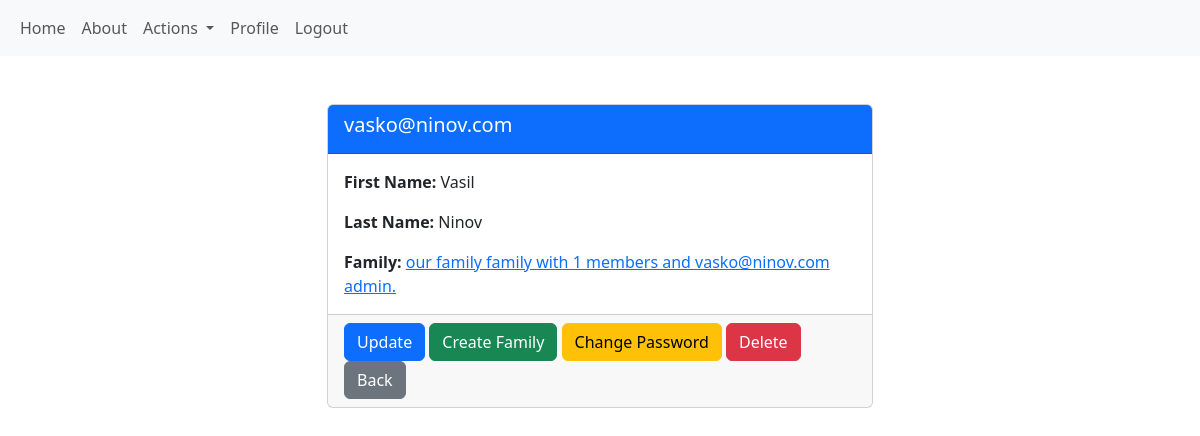
Page /accounts/user-details/2/ (signed in) on the committed database.
### familyBudgetApp/accounts/models.py (models this page shows)
class AppUser(auth_models.AbstractBaseUser, auth_models.PermissionsMixin):
    email = models.EmailField(
        unique=True,
        error_messages={
            "unique": _("A user with that email already exists."),
        }
    )
    is_active = models.BooleanField(
        _("active"),
        default=True,
        help_text=_(
            "Designates whether this user should be treated as active. "
            "Unselect this instead of deleting accounts."
        ),
    )
    date_joined = models.DateTimeField(_("date joined"), default=timezone.now)
    is_staff = models.BooleanField(
        _("staff status"),
        default=False,
        help_text=_("Designates whether the user can log into this admin site."),
    )
    USERNAME_FIELD = "email"
    objects = AppUserManager()
    def __str__(self):
        return self.email

class Profile(models.Model):
    FIRST_NAME_MAX_LENGTH = 30
    LAST_NAME_MAX_LENGTH = 30
    user = models.OneToOneField(
        AppUser,
        on_delete=models.CASCADE,
        related_name="profile",
        primary_key=True,
    )
    first_name = models.CharField(
        max_length=FIRST_NAME_MAX_LENGTH,
        blank=True,
        null=True)
    last_name = models.CharField(
        max_length=LAST_NAME_MAX_LENGTH,
        blank=True,
        null=True)
    age = models.PositiveIntegerField(
        blank=True,
        null=True)
    family = models.ForeignKey(
        Family,
        on_delete=models.DO_NOTHING,
        null=True,
        blank=True,
        related_name="family_members",
    )

class Family(models.Model):
    FAMILY_NAME_MAX_LENGTH = 20
    FAMILY_DESCRIPTION_MAX_LENGTH = 150
    name = models.CharField(
        max_length=FAMILY_NAME_MAX_LENGTH,
        null=True,
        blank=True,
    )
    description = models.TextField(
        max_length=FAMILY_DESCRIPTION_MAX_LENGTH,
        null=True,
        blank=True,
    )
    admin = models.ForeignKey(
        AppUser,
        on_delete=models.DO_NOTHING,
        blank=True,
        null=True,
        related_name="family_admin",
    )
    class Meta:
        verbose_name_plural = "Families"
    def __str__(self):
        return f'{self.name} family with {self.family_members.count()} members and {self.admin} admin.'

### familyBudgetApp/accounts/views.py (the view)
# urls.py: path('user-details/<int:pk>/', views.UserProfileView.as_view(), name='user-details'),
class UserProfileView(LoginRequiredMixin, RefererURLMixin, views.DetailView):
    model = UserModel
    template_name = "accounts/user-details.html"
    context_object_name = "user"
    def get_context_data(self, **kwargs):
        context = super().get_context_data(**kwargs)
        invitations = FamilyInvitation.objects.filter(invitee_email=self.request.user.email, status='pending')
        family = self.object.profile.family if hasattr(self.object, 'profile') else None
        context['invitations'] = invitations
        context['family'] = family
        return context

### familyBudgetApp/common/mixins.py (called while the page is built)
    def get_context_data(self, **kwargs):
        context = super().get_context_data(**kwargs)
        context['referer_url'] = self.request.META.get('HTTP_REFERER')
        return context

### templates/accounts/user-details.html (shortened to what this page needs)
{% extends 'base.html' %}
{% block main_content %}
	<div class="container mt-5">
		<div class="row justify-content-center">
			<div class="col-md-6">
				<div class="card">
					<div class="card-header bg-primary text-white">
						<h5 class="card-title">{{ user.email }}</h5>
					</div>
					<div class="card-body">
						<p class="card-text"><strong>First Name:</strong> {{ user.profile.first_name }}</p>
						<p class="card-text"><strong>Last Name:</strong> {{ user.profile.last_name }}</p>
						{% if user.profile.family %}
							<p class="card-text"><strong>Family:</strong> <a
									href="{% url 'family-details' pk=user.profile.family.id %}">{{ user.profile.family }}</a>
							</p>
						{% endif %}
					</div>
					<div class="card-footer">
						<a href="{% url 'user-profile-update' pk=user.pk %}" class="btn btn-primary">Update</a>
						{% if not user.userprofile.family %}
							<a href="{% url 'create-family' %}" class="btn btn-success">Create Family</a>
						{% endif %}
						<a href="{% url 'change-user-password' pk=user.pk %}" class="btn btn-warning">Change Password</a>
						<a href="{% url 'delete-user' pk=user.pk %}" class="btn btn-danger">Delete</a>
						<a href="{{ referer_url }}" class="btn btn-secondary">Back</a>
					</div>
				</div>
			</div>
		</div>
	</div>
{% endblock %}

### rows in the picture
AppUser: email "vasko@ninov.com", profile.first_name "Vasil", profile.last_name "Ninov", profile.family "our family family with 1 members and vasko@ninov.com admin."
